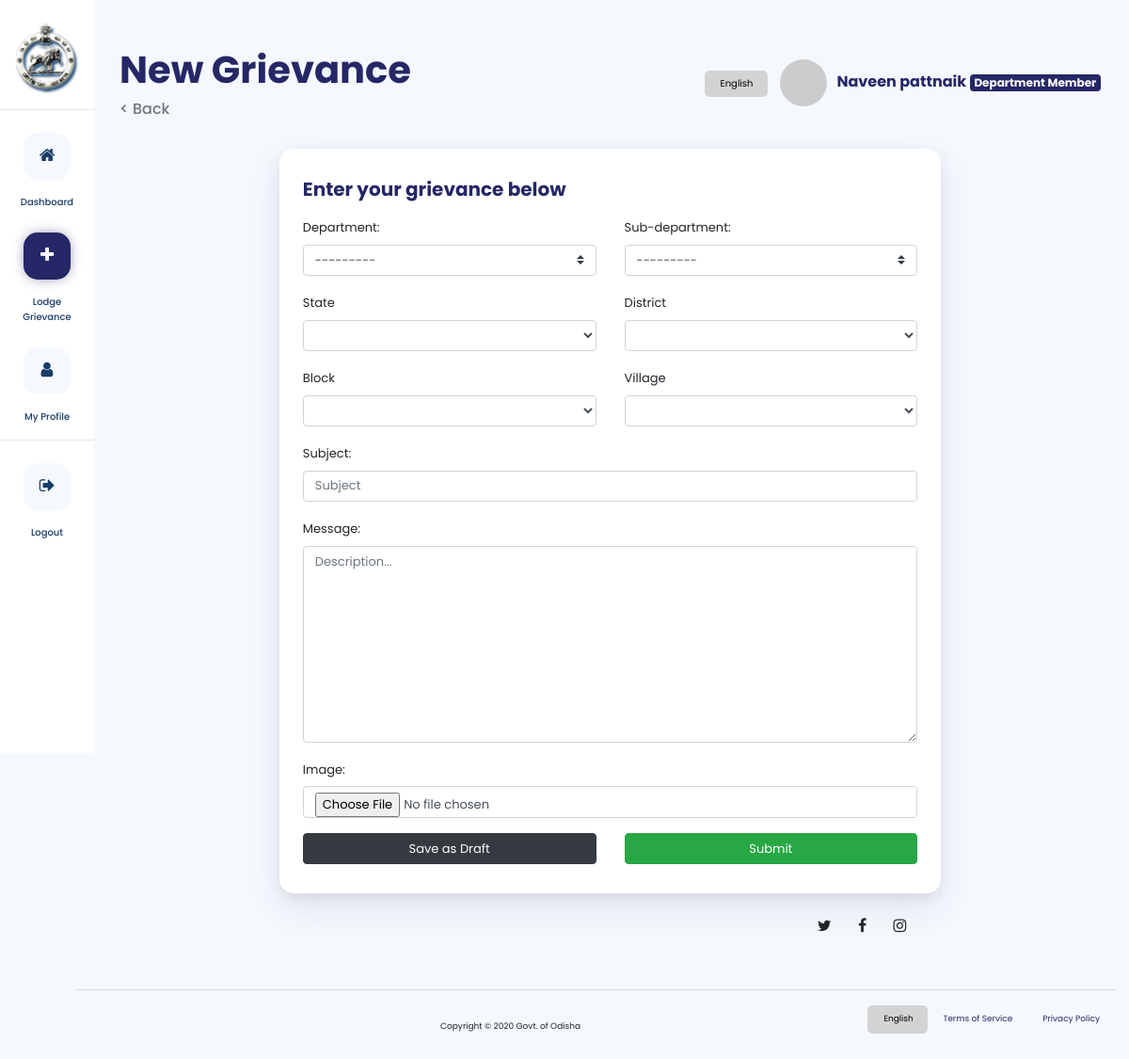
Screenshot of /dashboard/add/grievance/ (signed in) with the database file from the repository.
### accounts/models.py (models this page shows, shortened)
class User(DesignationConstants, AbstractUser):
    first_name = models.CharField(max_length=50)
    last_name = models.CharField(max_length=50)
    designation = models.CharField(max_length=5, choices=DesignationConstants.DESIGNATION_CHOICES,null=True, blank=True)
    REQUIRED_FIELDS = ['first_name', 'last_name']

### studentg/views.py (the view, shortened to what this page needs)
# urls.py: path('add/grievance/', views.CreateGrievance.as_view(), name="add_grievance"),
@method_decorator(login_required, name="dispatch")
class CreateGrievance(CreateView):
    model = Grievance
    form_class = NewGrievanceForm
    print("Creating",form_class)
    template_name = 'studentg/add_grievance.html'
    success_url = reverse_lazy('dashboard')
    def get_form_kwargs(self):
        kwargs = super(CreateGrievance, self).get_form_kwargs()
        kwargs.update({'user': self.request.user})
        return kwargs

### studentg/forms.py (shortened to what this page needs)
class NewGrievanceForm(forms.ModelForm):
    class Meta:
        model = Grievance
        fields = ['category', 'sub_category', 'subject', 'message', 'image','state','district','block','village']
        labels = {
            'category': 'Department',
            'sub_category': 'Sub-department',
        }
    def __init__(self, *args, **kwargs):
        user = kwargs.pop('user')
        print(user)
        super(NewGrievanceForm, self).__init__(*args, **kwargs)

### accounts/templatetags/gravatar.py (called while the page is built)
@register.filter
def gravatar(user):
    email = user.email.lower().encode('utf-8')
    default = 'mm'
    size = 256
    url = 'https://www.gravatar.com/avatar/{md5}?{params}'.format(
        md5=hashlib.md5(email).hexdigest(),
        params=urlencode({'d': default, 's': str(size)})
    )
    return url

### studentg/models.py (called while the page is built)
    def __str__(self):
        return self.name

    def __str__(self):
        return self.name

### templates/studentg/add_grievance.html (shortened to what this page needs)
{% extends 'studentg/dashboard_base.html' %}
{% load static %}
{% load widget_tweaks %}
{% block page_heading %}New Grievance{% endblock page_heading %}
{% block page_content %}
<div class="container mt-3 pl-lg-5">
    <div class="row justify-content-center">
        <div class="col-lg-8 col-12 px-lg-3">
            <div class="card-custom mt-2 mt-lg-1 help-card" style="text-align: left;">
                <div class="row justify-content-between align-items-center">
                    <div class="col">
                        <h5 class="my-3 card-custom-title">Enter your grievance below</h5>
                    </div>
                </div>
                <form method="post" enctype="multipart/form-data" class="form-loads-subcategories"
                    data-sub-categories-url="{% url 'load_subcategories' %}">
                    <div class="form-group mb-3  volunteer-field">
                        <div class="row">
                            <div class="col">
                                {{ form.category.label_tag }}
                                {% render_field form.category class="custom-select" id="id_category" %}
                            </div>
                            <div class="col">
                                {{ form.sub_category.label_tag }}
                                {% render_field form.sub_category class="custom-select" id="id_sub_category" %}
                            </div>
                        </div>
                    </div>
                    <div class="form-group mb-3">
                        <div class="row">
                            <div class="col">
                                <label for="state">State</label>
                                <select id="state" class="form-control" name="state">
                                </select>
                            </div>
                            <div class="col">
                                <label for="district">District</label>
                                <select id="district" class="form-control" name="district">
                                </select>
                            </div>
                        </div>
                    </div>
                    <div class="form-group mb-3">
                        <div class="row">
                            <div class="col">
                                <label for="block">Block</label>
                                <select id="block" class="form-control" name="block">
                                </select>
                            </div>
                            <div class="col">
                                <label for="village">Village</label>
                                <select id="village" class="form-control" name="village">
                                </select>
                            </div>
                        </div>
                    </div>
                    <div class="form-group mb-3 ">
                        {{ form.subject.label_tag }}
                        {% render_field form.subject class="form-control" placeholder="Subject" %}
                    </div>
                    <div class="form-group my-3">
                        {{ form.message.label_tag }}
                        {% render_field form.message class="form-control" placeholder="Description..." %}
                    </div>
                    <div class="form-group">
                        {{ form.image.label_tag }}
                        {% render_field form.image class="form-control" %}
                    </div>
                    <div style="text-align: center" class=" mb-3 ">
                        <div class="row">
                            <div class="col">
                                <button type="submit" class="btn btn-dark submit_grievance" name="draft_submit"
                                    style="width: 100%">
                                    Save as Draft
                                </button>
                            </div>
                            <div class="col">
                                <button type="submit" class="btn btn-success submit_grievance" name="true_submit"
                                    style="width: 100%">Submit
                                </button>
                            </div>
                        </div>
                    </div>
                </form>
            </div>
        </div>
    </div>
</div>
{% endblock page_content %}

### templates/studentg/dashboard_base.html (shortened to what this page needs)
{% load static %}
{% load gravatar %}
<!DOCTYPE html>
<html lang="en">
<head>
    <link href="{% static 'assets/css/custom-css/index.css' %}" rel="stylesheet"/>
    <link rel="stylesheet" href="https://stackpath.bootstrapcdn.com/bootstrap/4.4.1/css/bootstrap.min.css"
>
    <link href="{% static 'assets/css/font-awesome.min.css' %}" rel="stylesheet"/>
</head>
<body class="landing-page pl-lg-5 ml-lg-3"
      style="background-color: #f5f9fe">
<div class="partials_sidebar_import d-none d-lg-block">
    {% include "studentg/includes/partial_sidebar.html" %}
</div>
<div class="container pl-lg-5 mt-4 mt-lg-0 mb-2">
    <div class="col page-title mt-5 mt-lg-0" style="padding-top: 50px; padding-bottom: 5px;">
        <div class="row align-items-center" align="center">
            <div class="col">
                <h1 class="font-weight-bold" style="color:#252766; text-align: left">{% block page_heading %}{% endblock page_heading %}</h1>
                <h6 href="grievances_list.html" class="text-muted" style="text-align: left; cursor: pointer"
                    onClick="javascript:history.go(-1)" class="text-muted">< Back</h6>
            </div>
            <div class="col justify-content-end d-none d-lg-block">
                <h6 class="font-weight-bold" style="color:#252766; text-align: end">
                    <select onchange="doGTranslate(this);" style="border-radius: 5px; font-size: x-small; padding: 8px 16px !important; ::ms-expand{ display: none}; -webkit-appearance: none;
    -moz-appearance: none;
    text-indent: 1px;
    text-overflow: ''; border: none; cursor: pointer;background-color: lightgrey; color:black">
                        <option class="lang notranslate" value="en|en">English</option>
                    </select>
                    <img src="{{ request.user|gravatar }}" class="profile-pic-dashboard" height="50">
                    {{ request.user.first_name }} {{ request.user.last_name }}
                    <span class="badge badge-secondary"
                          style="background-color:#252766">{{ request.user.get_designation_display }}</span>
                </h6>
            </div>
        </div>
    </div>
</div>
{% block page_content %}
{% endblock page_content %}
<div class="partials_footer">
    {% include "includes/partial_footer.html" %}
</div>
</body>
</html>

### static/assets/css/custom-css/index.css (style rules this page uses)
.card-custom-title { font-weight: bold; color: #252766; }
.partials_sidebar_import { padding-top: 25px; left: 0; width: 100px; height: 100vh; z-index: 100; color: white; position: fixed; background-color: white; overflow-y: scroll; }
.lang { color: black; }
.page-title { padding-top: 100px; padding-bottom: 50px; color: white; font-family: 'Poppins', sans-serif; text-align: center; }
.card-custom { background-color: white; border-radius: 15px; padding: 15px 15px; box-shadow: 0 15px 35px rgba(50, 50, 93, 0.1), 0 5px 15px rgba(0, 0, 0, 0.07) !important; }
.card-custom input, .card-custom select, .card-custom button, .card-custom textarea, .card-custom p, .card-custom .custom-checkbox, .card-custom label, table thead, table tbody, .card-custom h6 { font-size: x-small !important; }
@media (min-width: 992px) { .card-custom input, .card-custom select, .card-custom button, .card-custom textarea, .card-custom p, .card-custom .custom-checkbox, .card-custom label, table thead, table tbody, .card-custom h6 { font-size: small !important; } }
@media (min-width: 992px) { .card-custom { padding: 15px 25px; } }
.profile-pic-dashboard { width: 50px; border-radius: 50%; }
body { font-family: 'Poppins', sans-serif; }
* { font-family: 'Poppins', sans-serif; }
html { scroll-behavior: smooth; }

### templates/studentg/includes/partial_navbar.html (style rules this page uses)
.container { text-align: right; }
body { top: 0 !important; }

### templates/studentg/dashboard_base.html (style rules this page uses)
body { top: 0 !important; }

### rows the page displays
User: user.first_name "Naveen", user.last_name "pattnaik", user.designation "Department Member"
